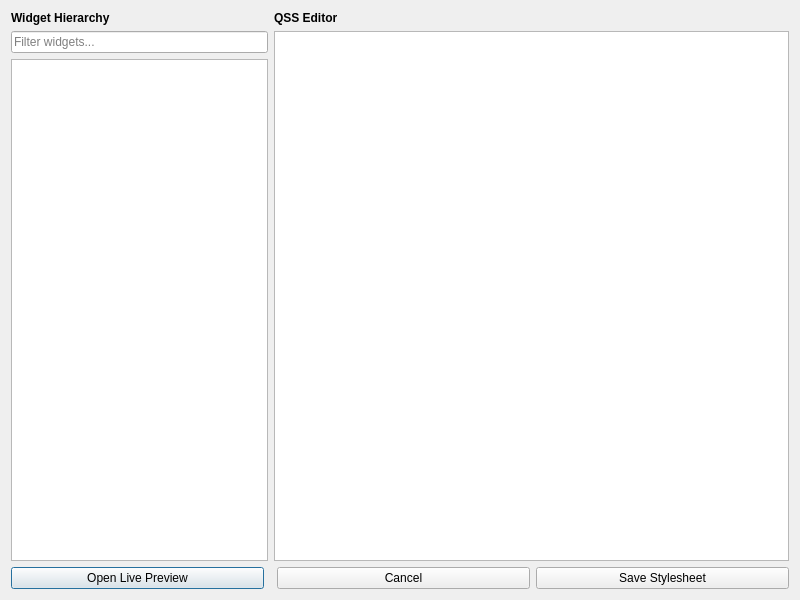
<?xml version="1.0" encoding="UTF-8"?>
<ui version="4.0">
 <class>StyleCreator</class>
 <widget class="QDialog" name="StyleCreator">
  <property name="geometry">
   <rect>
    <x>0</x>
    <y>0</y>
    <width>800</width>
    <height>600</height>
   </rect>
  </property>
  <property name="windowTitle">
   <string>XyraEngine - Style Creator</string>
  </property>
  <layout class="QVBoxLayout" name="lyt_main">
   <item>
    <layout class="QHBoxLayout" name="lyt_content" stretch="1,2">
     <item>
      <layout class="QVBoxLayout" name="lyt_left_panel">
       <item><widget class="QLabel" name="lbl_widgets"><property name="text"><string>Widget Hierarchy</string></property><property name="font"><font><bold>true</bold></font></property></widget></item>
       <item><widget class="QLineEdit" name="le_widget_search"><property name="placeholderText"><string>Filter widgets...</string></property></widget></item>
       <item><widget class="QTreeWidget" name="tree_widgets"><attribute name="headerVisible"><bool>false</bool></attribute><column><property name="text"><string>Widget</string></property></column></widget></item>
      </layout>
     </item>
     <item>
      <layout class="QVBoxLayout" name="lyt_right_panel">
       <item><widget class="QLabel" name="lbl_editor"><property name="text"><string>QSS Editor</string></property><property name="font"><font><bold>true</bold></font></property></widget></item>
       <item><widget class="QPlainTextEdit" name="txt_css_editor"><property name="font"><font><family>Consolas</family></font></property></widget></item>
      </layout>
     </item>
    </layout>
   </item>
   <item>
    <layout class="QHBoxLayout" name="lyt_footer">
     <item>
      <widget class="QPushButton" name="btn_live_preview">
       <property name="text">
        <string>Open Live Preview</string>
       </property>
       <property name="icon">
        </property>
      </widget>
     </item>
     <item><spacer name="spc_footer"><property name="orientation"><enum>Qt::Horizontal</enum></property></spacer></item>
     <item><widget class="QPushButton" name="btn_cancel"><property name="text"><string>Cancel</string></property></widget></item>
     <item><widget class="QPushButton" name="btn_save"><property name="text"><string>Save Stylesheet</string></property></widget></item>
    </layout>
   </item>
  </layout>
 </widget>
</ui>
